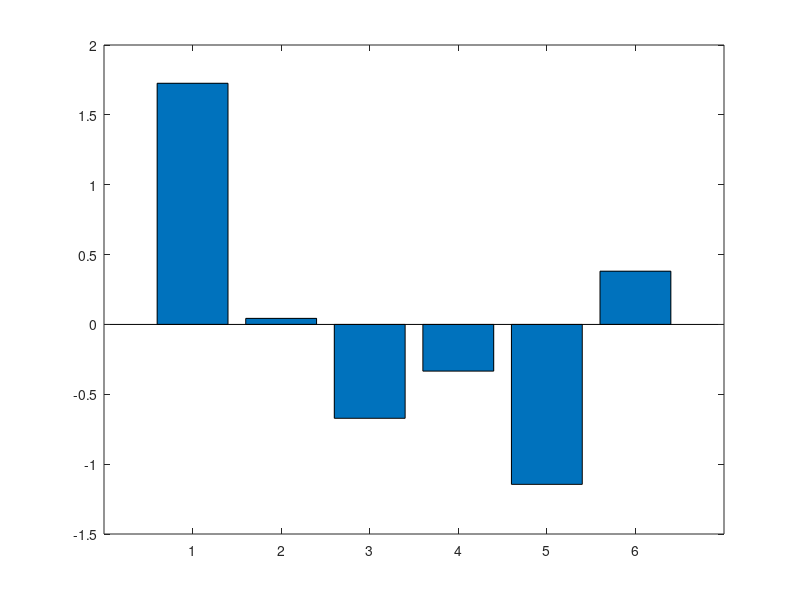

Source code (MATLAB): (Note: this script raises an error after producing the figure.)
%% Demo of the pagerank algorithm, based on code by Cleve Moler
% See also pagerankDemoMoler, pagerankDemoGui, surfer, pagerankpow
%%
%% 6 node web example
i = [ 2 6 3 4 4 5 6 1 1];
j = [ 1 1 2 2 3 3 3 4 6];
n = 6;
G  = sparse(i,j,1,n,n); % sparse n x n matrix with 1's in specified positions

c = sum(G,1);
k = find(c~=0); % non zero outdegree
D = sparse(k,k,1./c(k),n,n);
e = ones(n,1);
I = speye(n,n);
p = 0.85;

%% Find the stationary distribution
pi = normalize((I - p*G*D)\e);
fprintf('exact pi\n');  disp(pi(:)')

figure; bar(pi);printPmtkFigure('smallwebPagerank'); 


%% Power method
fprintf('pi over time using power method\n');
format compact
pi = e/n;
z = ((1-p)*(c~=0) + (c==0))/n;
A = p*G*D + e*z;
for i=1:10
  pi = normalize(A*pi); 
  disp(pi')
end

%% Matrix free power method
[pi,cnt] = pagerankpow(G);
fprintf('matrix free power method\n'); disp(pi(:)')


%% Now run it on the Harvard web site
loadData('harvard500');
figure;spy(G);
printPmtkFigure('harvard500spy'); 
tic
[pi,cnt] = pagerankpow(G);
toc
figure;bar(pi);set(gca,'xlim',[-10 510]);set(gca,'ylim',[0 0.02])
printPmtkFigure('harvard500pagerank'); 
[pi,ndx] = sort(pi, 'descend');
celldisp(U(ndx(1:3)))
